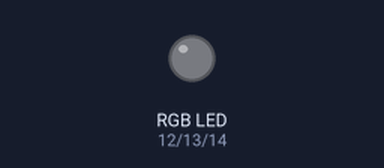
The sketch below on a simulated Arduino Uno, built with avr-gcc and run on an emulated ATmega328P. Shown: an RGB LED mixed from three pins (HIGH = lit).

Above: at 0.3 s.
At 4.6 s:
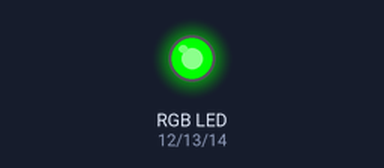
At 7.8 s:
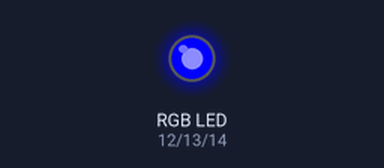
At 10.9 s:
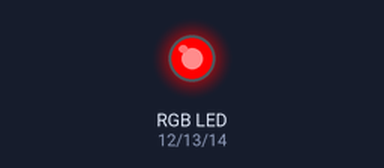
Timing chart, 0 to 12.2 s (numbered marks = the images above):
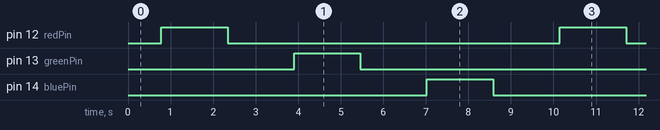

The sketch:

Ejemplo1.ino
```cpp
/*
  Tutorial 3 - Ejemplo 1
  Controla el brillo de los distintos colores básicos de una lámpara RGB
  (rojo, verde y azul).

  Taller de uControladores ESIBot 2013
*/


// usaremos definiciones en lugar de variables
// de esta forma no se usará memoria SRAM:
#define redPin 12
#define greenPin 13
#define bluePin 14

void setup()  {
  // configuramos como salidas los pines del LED RGB:
  pinMode(redPin, OUTPUT);
  pinMode(greenPin, OUTPUT);
  pinMode(bluePin, OUTPUT);

}

// variables que cambiarán:
int pwmValue = 0;	//variable que indicará el ancho de pulso, de
                          //0 a 255
void loop()  {

  // en este bucle iremos aumentando el valor de pwmValue para
  // conseguir que el brillo de la lámpara aumente paulatinamente. El
  // paso es de cinco en cinco para que tarde menos en terminar:
  for (pwmValue = 0 ; pwmValue <= 255; pwmValue +=5) {
    // vamos a escribir en el pin de nuestra lámpara RGB que
    // corresponde al color rojo. Esto hará que empiece a brillar cada
    // vez más fuerte dicho color.
    analogWrite(redPin, pwmValue);
    delay(30);
  }
    // hacemos lo mismo, pero al contrario. Ahora el rojo irá
    // brillando cada vez menos hasta desaparecer.
  for (pwmValue = 255 ; pwmValue >= 0; pwmValue -=5) {
    analogWrite(redPin, pwmValue);
    delay(30);
  }

  /**************** Repetimos para el color verde **********************/
  for (pwmValue = 0 ; pwmValue <= 255; pwmValue +=5) {
    analogWrite(greenPin, pwmValue);
    delay(30);
  }

  for (pwmValue = 255 ; pwmValue >= 0; pwmValue -=5) {
    analogWrite(greenPin, pwmValue);
    delay(30);
  }

  /**************** Repetimos para el color azul ***********************/
    for (pwmValue = 0 ; pwmValue <= 255; pwmValue +=5) {
    analogWrite(bluePin, pwmValue);
    delay(30);
  }

  for (pwmValue = 255 ; pwmValue >= 0; pwmValue -=5) {
    analogWrite(bluePin, pwmValue);
    delay(30);
  }
}
```

Measured:
- by itself, pin 12 (redPin), pin 13 (greenPin), pin 14 (bluePin): alternates HIGH for 1.6 s and LOW for 7.8 s
- by itself, everything shown: repeats every 9.4 s, in 6 steps
